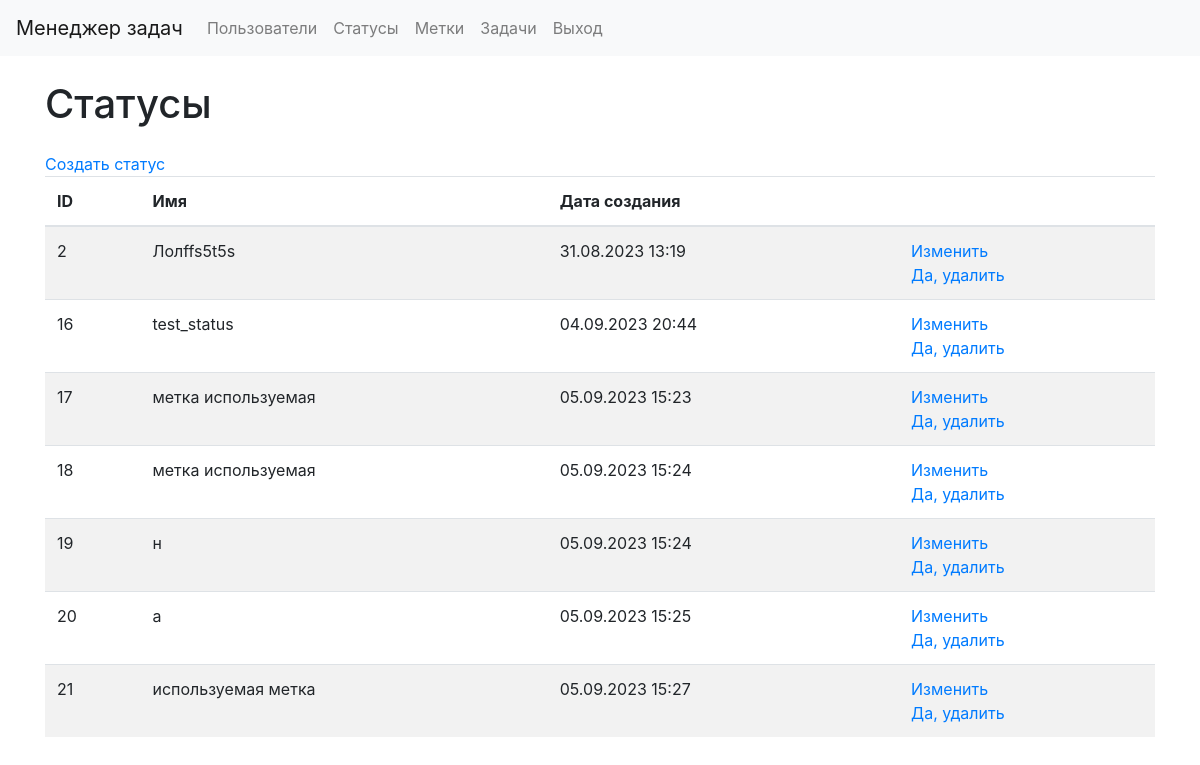
/statuses/ (signed in), run on the app's committed database.
### statuses/models.py (models this page shows, shortened)
class Status(models.Model):
    name = models.CharField(
        max_length=100,
        db_index=True,
        verbose_name="Статус"
    )
    created_at = models.DateTimeField(
        auto_now_add=True,
        verbose_name="Время создания"
    )
    updated_at = models.DateTimeField(
        auto_now=True,
        verbose_name="Время изменения"
    )
    class Meta:
        verbose_name = 'Статус'
        verbose_name_plural = 'Статусы'
        ordering = ['id']

### statuses/views.py (the view)
# urls.py: path('', StatusesList.as_view(), name="statuses_list"),
class StatusesList(LoginRequiredMixin, DataMixin, ListView):
    model = Status
    template_name = "statuses/statuses_list.html"
    context_object_name = "statuses"
    def get_context_data(self, *, object_list=None, **kwargs):
        context = super().get_context_data(**kwargs)
        c_def = self.get_user_context(title=_("Statuses"))
        return context | c_def
    def get_queryset(self):
        return Status.objects.all()

### task_manager/utils.py (called while the page is built)
    def get_user_context(self, **kwargs):
        context = kwargs
        user_menu = menu.copy()
        if self.request.user.is_authenticated:
            user_menu.pop(4)
            user_menu.pop(4)
        if not self.request.user.is_authenticated:
            user_menu.pop(1)
            user_menu.pop(1)
            user_menu.pop(1)
            user_menu.pop(3)
        context['menu'] = user_menu
        return context

### task_manager/templates/statuses/statuses_list.html (shortened to what this page needs)
{% extends 'layout.html' %}
{% load bootstrap4 %}
{% block content %}
{% load i18n %}
<div class="container wrapper flex-grow-1">
    <h1 class="my-4">{% trans "Statuses" %}</h1>
    <a class=nav-link" href="{% url "statuses_create" %}"> {% trans "Create status" %} </a>
    <table class="table table-striped">
        <thead>
            <tr>
                <th>ID</th>
                <th>{% trans "Name" %}</th>
                <th>{% trans "Creation date" %}</th>
                <th></th>
            </tr>
        </thead>
        <tbody>
            {% for status in statuses %}
            <tr>
                <td> {{ status.id }} </td>
                <td> {{ status.name }} </td>
                <td> {{ status.created_at|date:"d.m.Y H:i" }} </td>
                <td>
                    <a href="{% url "statuses_update" status.id %}">{% trans "Update" %}</a>
                    <br>
                    <a href="{% url "statuses_delete" status.id %}">{% trans "Delete" %}</a>
                </td>
            </tr>
            {% endfor %}
        </tbody>
    </table>
</div>
{% endblock %}

### data on the page
Status: id "2", name "Лолffs5t5s", created_at "31.08.2023 13:19"
Status: id "16", name "test_status", created_at "04.09.2023 20:44"
Status: id "17", name "метка используемая", created_at "05.09.2023 15:23"
Status: id "18", name "метка используемая", created_at "05.09.2023 15:24"
Status: id "19", name "н", created_at "05.09.2023 15:24"
Status: id "20", name "а", created_at "05.09.2023 15:25"
Status: id "21", name "используемая метка", created_at "05.09.2023 15:27"

### other printed values
{{ menu_tag.title }} "Пользователи" "Статусы" "Метки" "Задачи" "Выход"
